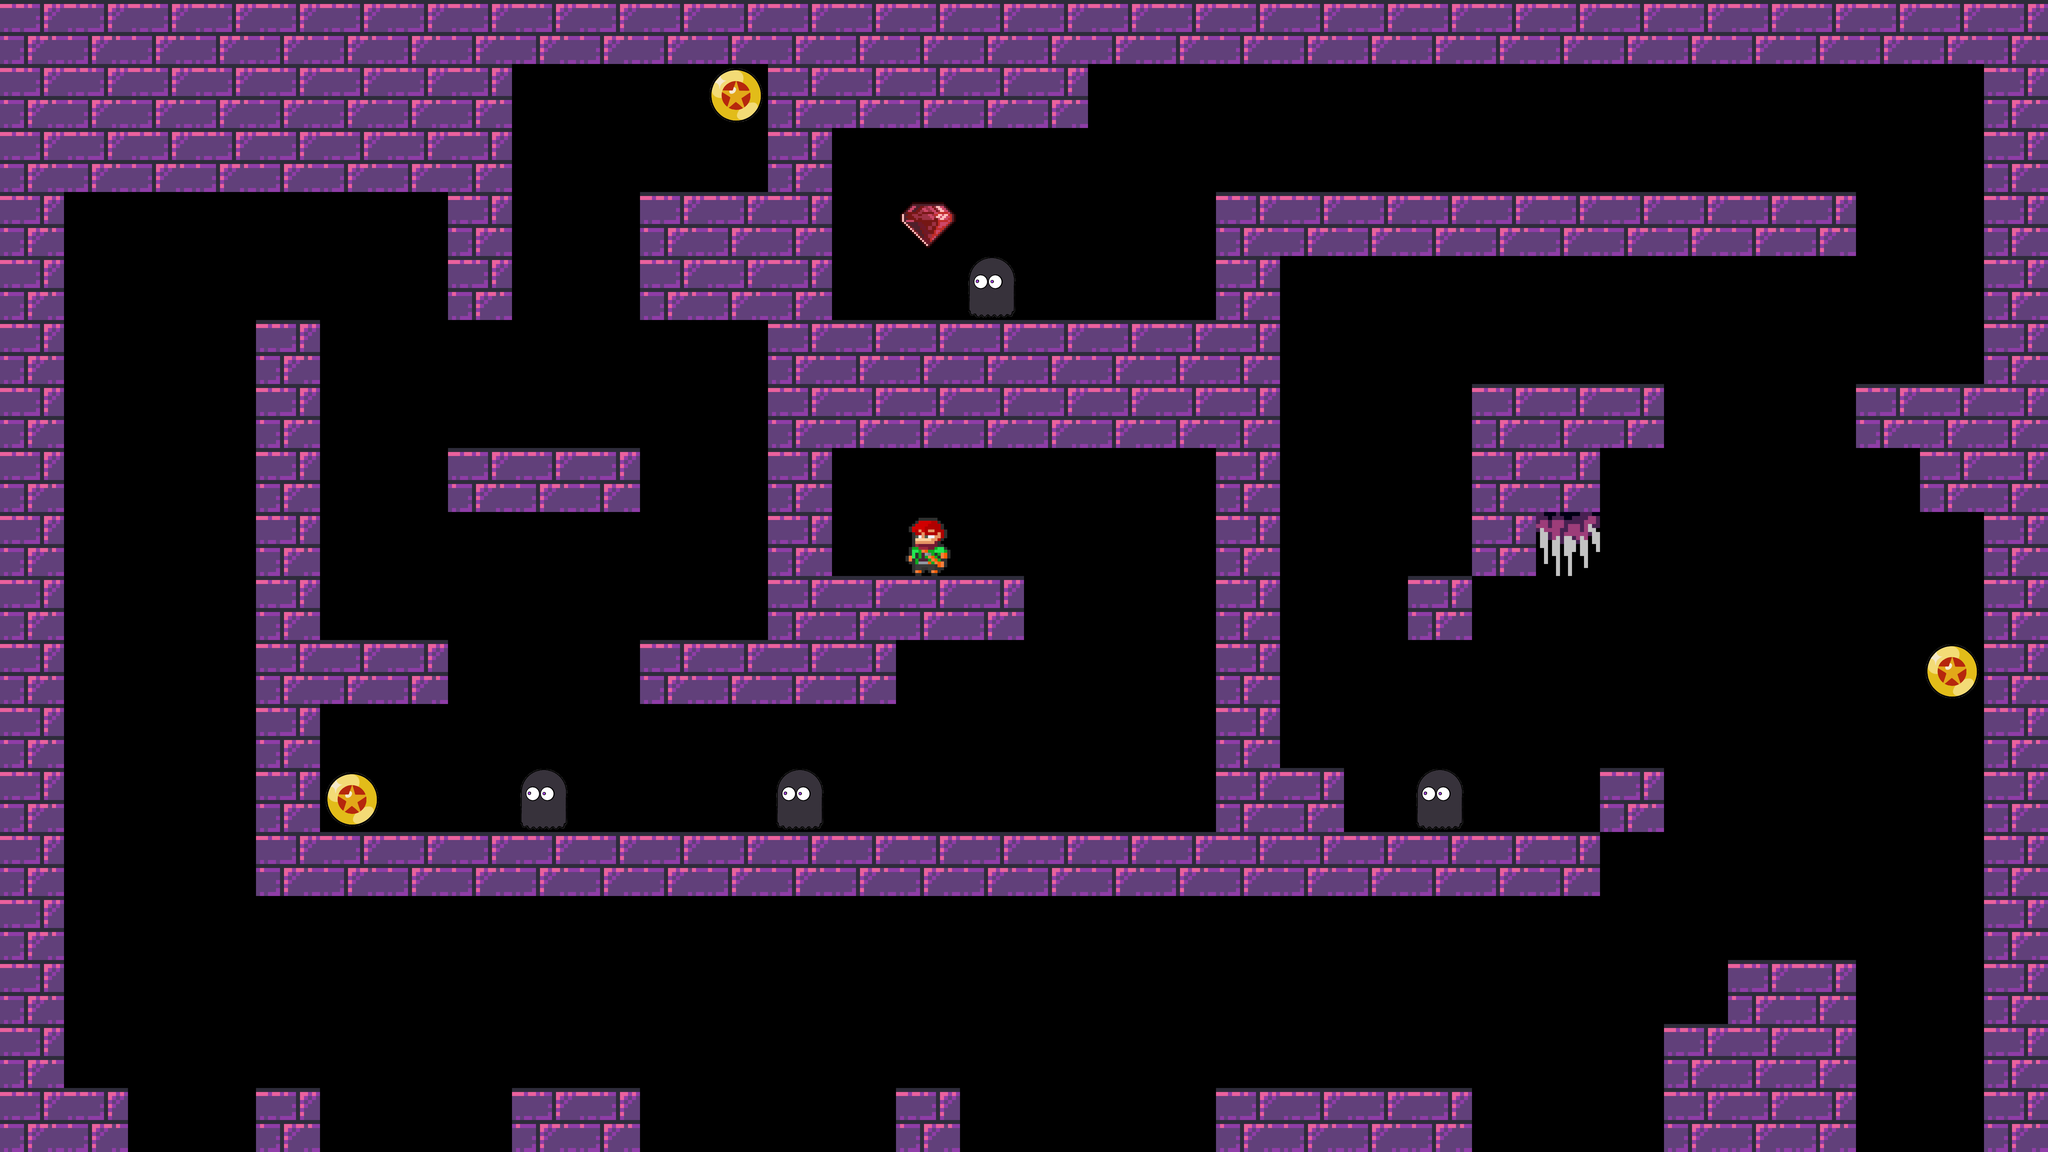

A 2D game scene composited from a Tiled map and its tileset images. What follows is a short description and the map's XML, with every tile layer's data as written:
An orthogonal 32x18 tile map with 256x256 px tiles, 1 tile layer (Tile Layer 1).

<map version="1.8" tiledversion="1.8.2" orientation="orthogonal" renderorder="right-up" width="32" height="18" tilewidth="256" tileheight="256" infinite="0" nextlayerid="2" nextobjectid="1">
 <editorsettings>
  <export target="../level/1.level" format="level" />
 </editorsettings>
 <tileset firstgid="1" source="IlluFormerSprites.tsx" />
 <layer id="1" name="Tile Layer 1" width="32" height="18">
  <data encoding="csv">
7,7,7,7,7,7,7,7,7,7,7,7,7,7,7,7,7,7,7,7,7,7,7,7,7,7,7,7,7,7,7,7,
7,7,7,7,7,7,7,7,0,0,0,2,7,7,7,7,7,0,0,0,0,0,0,0,0,0,0,0,0,0,0,7,
7,7,7,7,7,7,7,7,0,0,0,0,7,0,0,0,0,0,0,0,0,0,0,0,0,0,0,0,0,0,0,7,
7,0,0,0,0,0,0,7,0,0,7,7,7,0,4,0,0,0,0,7,7,7,7,7,7,7,7,7,7,0,0,7,
7,0,0,0,0,0,0,7,0,0,7,7,7,0,0,3,0,0,0,7,0,0,0,0,0,0,0,0,0,0,0,7,
7,0,0,0,7,0,0,0,0,0,0,0,7,7,7,7,7,7,7,7,0,0,0,0,0,0,0,0,0,0,0,7,
7,0,0,0,7,0,0,0,0,0,0,0,7,7,7,7,7,7,7,7,0,0,0,7,7,7,0,0,0,7,7,7,
7,0,0,0,7,0,0,7,7,7,0,0,7,0,0,0,0,0,0,7,0,0,0,7,7,0,0,0,0,0,7,7,
7,0,0,0,7,0,0,0,0,0,0,0,7,0,1,0,0,0,0,7,0,0,0,7,8,0,0,0,0,0,0,7,
7,0,0,0,7,0,0,0,0,0,0,0,7,7,7,7,0,0,0,7,0,0,7,0,0,0,0,0,0,0,0,7,
7,0,0,0,7,7,7,0,0,0,7,7,7,7,0,0,0,0,0,7,0,0,0,0,0,0,0,0,0,0,2,7,
7,0,0,0,7,0,0,0,0,0,0,0,0,0,0,0,0,0,0,7,0,0,0,0,0,0,0,0,0,0,0,7,
7,0,0,0,7,2,0,0,3,0,0,0,3,0,0,0,0,0,0,7,7,0,3,0,0,7,0,0,0,0,0,7,
7,0,0,0,7,7,7,7,7,7,7,7,7,7,7,7,7,7,7,7,7,7,7,7,7,0,0,0,0,0,0,7,
7,0,0,0,0,0,0,0,0,0,0,0,0,0,0,0,0,0,0,0,0,0,0,0,0,0,0,0,0,0,0,7,
7,0,0,0,0,0,0,0,0,0,0,0,0,0,0,0,0,0,0,0,0,0,0,0,0,0,0,7,7,0,0,7,
7,0,0,0,0,0,0,0,0,0,0,0,0,0,0,0,0,0,0,0,0,0,0,0,0,0,7,7,7,0,0,7,
7,7,0,0,7,0,0,0,7,7,0,0,0,0,7,0,0,0,0,7,7,7,7,0,0,0,7,7,7,0,0,7
</data>
 </layer>
</map>